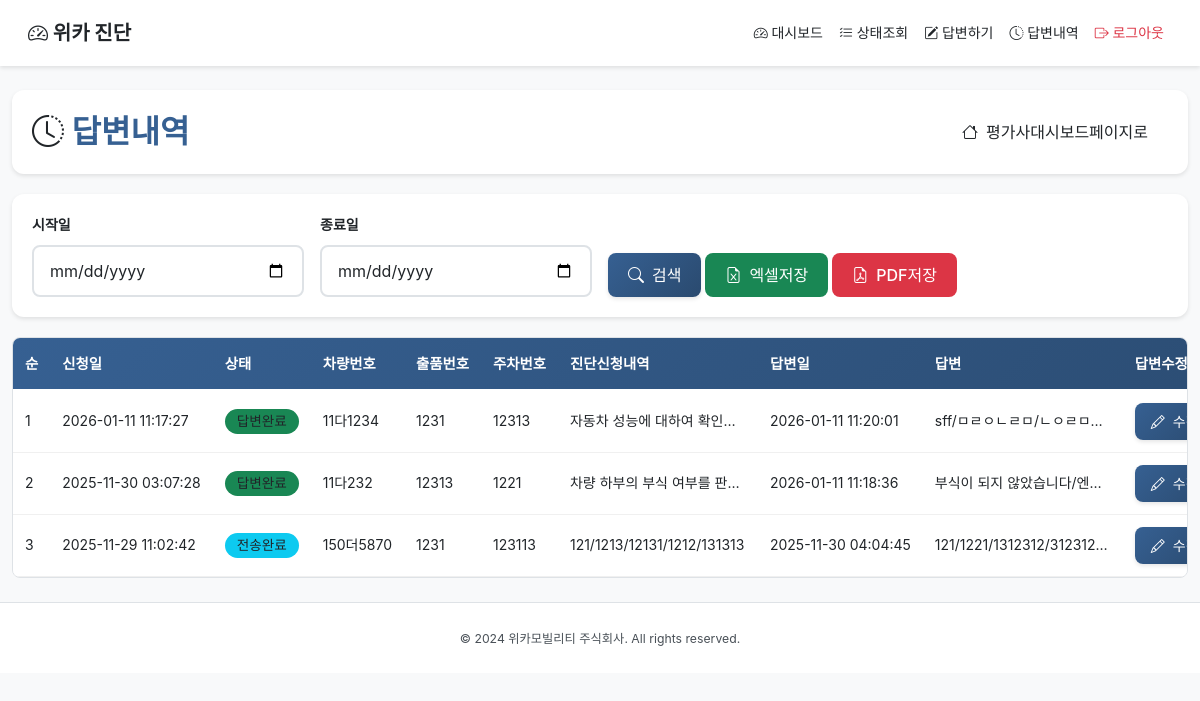
/evaluator/response/history (signed in), run on the app's committed database.
### tables this page shows
CREATE TABLE diagnosis_requests (
            id INTEGER PRIMARY KEY AUTOINCREMENT,
            applicant_id INTEGER NOT NULL,
            request_date TEXT NOT NULL DEFAULT (datetime('now', 'localtime')),
            vehicle_number TEXT,
            lot_number TEXT,
            parking_number TEXT,
            status TEXT NOT NULL DEFAULT '신청',
            evaluator_id INTEGER,
            evaluator_name TEXT,
            answer_date TEXT,
            confirmed_at TEXT,
            translated_summary TEXT,
            translated_at TEXT,
            sent_at TEXT,
            fee INTEGER DEFAULT 120000,
            FOREIGN KEY (applicant_id) REFERENCES users(id) ON DELETE CASCADE,
            FOREIGN KEY (evaluator_id) REFERENCES users(id) ON DELETE SET NULL
        );

### app.py (the view)
@app.route("/evaluator/response/history")
@login_required
@role_required("평가사")
def evaluator_response_history():
    clause, params = _filter_clause("dr.request_date")
    db = get_db()
    rows = db.execute(
        f"""
        SELECT dr.*, applicant.name AS applicant_name
        FROM diagnosis_requests dr
        JOIN users applicant ON applicant.id = dr.applicant_id
        WHERE (dr.evaluator_id = ? OR dr.evaluator_name = (SELECT name FROM users WHERE id = ?))
          AND dr.answer_date IS NOT NULL
          {clause}
        ORDER BY dr.request_date DESC
        """,
        [session["user_id"], session["user_id"]] + params,
    ).fetchall()
    enriched = []
    for row in rows:
        details = _fetch_request_details(row["id"])
        responses = _fetch_response_details(row["id"])
        enriched.append(
            {
                "row": row,
                "request_summary": _summarize_details(details, "content"),
                "response_summary": _summarize_details(responses, "content"),
            }
        )
    start_date = request.args.get("start_date", "")
    end_date = request.args.get("end_date", "")
    return render_template(
        "evaluator/response_history.html",
        requests=enriched,
        start_date=start_date,
        end_date=end_date,
    )

### app.py (called while the page is built)
def get_db() -> sqlite3.Connection:
    if "db" not in g:
        conn = sqlite3.connect(DB_PATH)
        conn.row_factory = sqlite3.Row
        g.db = conn
    return g.db

def login_required(func):
    from functools import wraps
    @wraps(func)
    def wrapper(*args, **kwargs):
        if "user_id" not in session:
            return redirect(url_for("login"))
        return func(*args, **kwargs)
    return wrapper

def role_required(*roles):
    from functools import wraps
    def decorator(func):
        @wraps(func)
        def wrapper(*args, **kwargs):
            if "user_type" not in session or session["user_type"] not in roles:
                abort(403)
            return func(*args, **kwargs)
        return wrapper
    return decorator

def _fetch_request_details(diagnosis_id: int) -> List[sqlite3.Row]:
    db = get_db()
    return db.execute(
        """
        SELECT * FROM diagnosis_request_items
        WHERE diagnosis_id = ?
        ORDER BY sequence ASC
        LIMIT 5
        """,
        (diagnosis_id,),
    ).fetchall()

def _fetch_response_details(diagnosis_id: int) -> List[sqlite3.Row]:
    db = get_db()
    return db.execute(
        """
        SELECT d.*, u.name AS responder_name
        FROM diagnosis_response_details d
        JOIN users u ON u.id = d.responder_id
        WHERE d.diagnosis_id = ?
        ORDER BY sequence ASC
        """,
        (diagnosis_id,),
    ).fetchall()

def _summarize_details(rows: Iterable[sqlite3.Row], field: str) -> str:
    parts: List[str] = []
    for row in rows:
        value = row[field]
        if not value:
            continue
        parts.append(value.strip())
    return "/".join(parts[:5])

def _filter_clause(date_field: str = "request_date") -> Tuple[str, List[Any]]:
    start_date = request.args.get("start_date")
    end_date = request.args.get("end_date")
    clauses = []
    params: List[Any] = []
    if start_date:
        clauses.append(f"date({date_field}) >= date(?)")
        params.append(start_date)
    if end_date:
        clauses.append(f"date({date_field}) <= date(?)")
        params.append(end_date)
    clause = ""
    if clauses:
        clause = " AND " + " AND ".join(clauses)
    return clause, params

### templates/evaluator/response_history.html (shortened to what this page needs)
{% extends "base.html" %}
{% block content %}
<div class="container-fluid py-4">
    <div class="page-header">
        <div class="d-flex justify-content-between align-items-center">
            <h2><i class="bi bi-clock-history"></i> 답변내역</h2>
            <a href="{{ url_for('evaluator_dashboard') }}" class="btn btn-outline-secondary">
                <i class="bi bi-house"></i> 평가사대시보드페이지로
            </a>
        </div>
    </div>
    <div class="filter-section">
        <form method="GET" class="row g-3 align-items-end">
            <div class="col-md-3">
                <label class="form-label">시작일</label>
                <input type="date" class="form-control" name="start_date" value="{{ start_date }}">
            </div>
            <div class="col-md-3">
                <label class="form-label">종료일</label>
                <input type="date" class="form-control" name="end_date" value="{{ end_date }}">
            </div>
            <div class="col-md-6">
                <button type="submit" class="btn btn-primary">
                    <i class="bi bi-search"></i> 검색
                </button>
                <a href="{{ url_for('evaluator_response_export', fmt='xlsx', start_date=start_date, end_date=end_date) }}" class="btn btn-success">
                    <i class="bi bi-file-earmark-excel"></i> 엑셀저장
                </a>
                <a href="{{ url_for('evaluator_response_export', fmt='pdf', start_date=start_date, end_date=end_date) }}" class="btn btn-danger">
                    <i class="bi bi-file-earmark-pdf"></i> PDF저장
                </a>
            </div>
        </form>
    </div>
    <div class="table-wrapper">
        <table class="table table-hover">
            <thead class="table-fixed-header">
                <tr>
                    <th>순</th>
                    <th>신청일</th>
                    <th>상태</th>
                    <th>차량번호</th>
                    <th>출품번호</th>
                    <th>주차번호</th>
                    <th>진단신청내역</th>
                    <th>답변일</th>
                    <th>답변</th>
                    <th>답변수정</th>
                </tr>
            </thead>
            <tbody>
                {% for item in requests %}
                {% set req = item.row %}
                <tr data-id="{{ req.id }}">
                    <td>{{ loop.index }}</td>
                    <td>{{ req.request_date }}</td>
                    <td>
                        <span class="badge bg-{% if req.status == '신청' %}secondary{% elif req.status == '답변완료' %}success{% elif req.status == '전송완료' %}info{% else %}warning{% endif %}">
                            {{ req.status }}
                        </span>
                    </td>
                    <td>{{ req.vehicle_number or '' }}</td>
                    <td>{{ req.lot_number or '' }}</td>
                    <td>{{ req.parking_number or '' }}</td>
                    <td class="text-summary">{{ item.request_summary or '' }}</td>
                    <td>{{ req.answer_date or '' }}</td>
                    <td class="text-summary">{{ item.response_summary or '' }}</td>
                    <td>
                        <button class="btn btn-sm btn-primary edit-response-btn" data-id="{{ req.id }}">
                            <i class="bi bi-pencil"></i> 수정
                        </button>
                    </td>
                </tr>
                {% endfor %}
            </tbody>
        </table>
    </div>
</div>
{% endblock %}

### static/css/style.css (style rules this page uses)
:root { --primary-color: #366092; --primary-dark: #2a4a6f; --primary-light: #4a7ab8; --secondary-color: #6c757d; --success-color: #28a745; --danger-color: #dc3545; --warning-color: #ffc107; --info-color: #17a2b8; --light-bg: #f8f9fa; --dark-bg: #1a1a1a; --border-color: #dee2e6; --text-primary: #212529; --text-secondary: #495057; --text-muted: #6c757d; --text-white: #ffffff; --shadow-sm: 0 2px 4px rgba(0,0,0,0.1); --shadow-md: 0 4px 12px rgba(0,0,0,0.15); --shadow-lg: 0 8px 24px rgba(0,0,0,0.2); --border-radius: 12px; --border-radius-sm: 8px; --transition: all 0.3s cubic-bezier(0.4, 0, 0.2, 1); }
* { -webkit-tap-highlight-color: transparent; }
body { font-family: 'Noto Sans KR', -apple-system, BlinkMacSystemFont, 'Segoe UI', Roboto, 'Helvetica Neue', Arial, sans-serif; background-color: var(--light-bg); color: var(--text-primary) !important; line-height: 1.6; -webkit-font-smoothing: antialiased; -moz-osx-font-smoothing: grayscale; overflow-x: hidden; font-size: 14px; }
p, span, div, td, th, label, input, select, textarea, a:not(.btn) { color: var(--text-primary) !important; }
.table-wrapper { position: relative; overflow-x: auto; border: 1px solid var(--border-color); border-radius: var(--border-radius-sm); background: white; }
.table-fixed-header { position: sticky; top: 0; z-index: 10; background: linear-gradient(135deg, var(--primary-color) 0%, var(--primary-dark) 100%); }
.table-fixed-header th { background: transparent !important; color: var(--text-white) !important; font-weight: 600; padding: 14px 12px; white-space: nowrap; border-bottom: 2px solid rgba(255,255,255,0.3); font-size: 0.9rem; }
.table { margin-bottom: 0; width: 100%; min-width: 800px; background: white; }
.table td { padding: 12px; vertical-align: middle; white-space: nowrap; border-bottom: 1px solid #f0f0f0; color: var(--text-primary) !important; background: white; }
.table tbody tr { transition: var(--transition); background: white; }
.btn { border-radius: var(--border-radius-sm); font-weight: 500; padding: 10px 20px; transition: var(--transition); border: none; cursor: pointer; display: inline-flex; align-items: center; justify-content: center; gap: 8px; min-height: 44px; min-width: 44px; position: relative; overflow: hidden; }
.btn::before { content: ''; position: absolute; top: 50%; left: 50%; width: 0; height: 0; border-radius: 50%; background: rgba(255, 255, 255, 0.3); transform: translate(-50%, -50%); transition: width 0.6s, height 0.6s; }
.btn-primary { background: linear-gradient(135deg, var(--primary-color) 0%, var(--primary-dark) 100%); color: var(--text-white) !important; box-shadow: var(--shadow-sm); }
.btn-success { color: var(--text-white) !important; }
.btn-danger { color: var(--text-white) !important; }
.btn-sm { padding: 8px 16px; font-size: 0.875rem; min-height: 36px; min-width: 36px; }
.form-control, .form-select { border-radius: var(--border-radius-sm); border: 2px solid var(--border-color); padding: 12px 16px; font-size: 16px; transition: var(--transition); background: white !important; color: var(--text-primary) !important; }
.form-control::placeholder { color: var(--text-muted) !important; opacity: 0.7; }
.form-label { font-weight: 600; margin-bottom: 8px; color: var(--text-primary) !important; }
.page-header { background: white; padding: 20px; border-radius: var(--border-radius); margin-bottom: 20px; box-shadow: var(--shadow-sm); }
.page-header h2 { margin: 0; color: var(--primary-color) !important; font-weight: 700; }
.page-header * { color: var(--text-primary) !important; }
.filter-section { background: white; padding: 20px; border-radius: var(--border-radius); margin-bottom: 20px; box-shadow: var(--shadow-sm); }
.filter-section label { color: var(--text-primary) !important; font-weight: 600; }
.badge { padding: 6px 12px; border-radius: 20px; font-weight: 500; font-size: 0.85rem; }
.text-summary { max-width: 200px; overflow: hidden; text-overflow: ellipsis; white-space: nowrap; color: var(--text-primary) !important; }
.container-fluid, .container { color: var(--text-primary) !important; }

### data on the page
diagnosis_requests: request_date "2026-01-11 11:17:27", status "답변완료", vehicle_number "11다1234", lot_number "1231", parking_number "12313", answer_date "2026-01-11 11:20:01"
diagnosis_requests: request_date "2025-11-30 03:07:28", status "답변완료", vehicle_number "11다232", lot_number "12313", parking_number "1221", answer_date "2026-01-11 11:18:36"
diagnosis_requests: request_date "2025-11-29 11:02:42", status "전송완료", vehicle_number "150더5870", lot_number "1231", parking_number "123113", answer_date "2025-11-30 04:04:45"

### other printed values
{{ item.request_summary or '' }} "자동차 성능에 대하여 확인…" "차량 하부의 부식 여부를 판…" "121/1213/12131/1212/131313"
{{ item.response_summary or '' }} "sff/ㅁㄹㅇㄴㄹㅁ/ㄴㅇㄹㅁ…" "부식이 되지 않았습니다/엔…" "121/1221/1312312/312312…"
